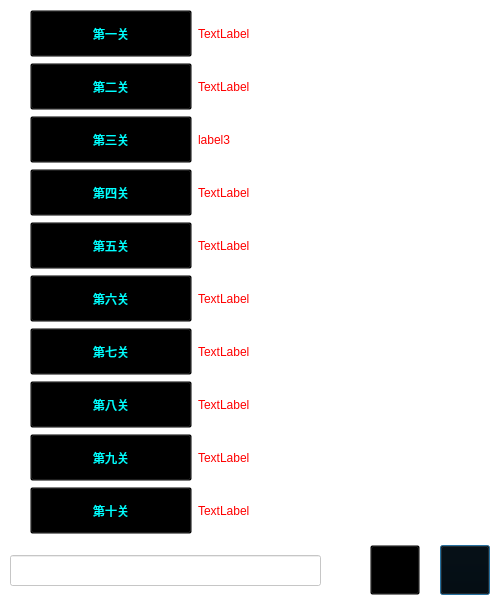
<?xml version="1.0" encoding="UTF-8"?>
<ui version="4.0">
 <class>StartDialog</class>
 <widget class="QDialog" name="StartDialog">
  <property name="geometry">
   <rect>
    <x>0</x>
    <y>0</y>
    <width>502</width>
    <height>602</height>
   </rect>
  </property>
  <property name="sizePolicy">
   <sizepolicy hsizetype="Fixed" vsizetype="Fixed">
    <horstretch>0</horstretch>
    <verstretch>0</verstretch>
   </sizepolicy>
  </property>
  <property name="windowTitle">
   <string>选择关卡</string>
  </property>
  <property name="styleSheet">
   <string notr="true">QDialog#StartDialog{
background-image: url(:/TestMode/startBack.jpg);}
QWidget{background-color: rgba(0, 0, 0, 0);}
QLabel{font: 75 24pt &quot;Adobe Arabic&quot;;
color: rgb(255, 0, 0);}
QPushButton{font: 75 24pt &quot;Adobe Arabic&quot;;
color: rgb(0, 255, 255);}
QPushButton:hover{font: 75 24pt &quot;Adobe Arabic&quot;;
color: rgb(255, 255, 0);}</string>
  </property>
  <widget class="QPushButton" name="okBtn">
   <property name="geometry">
    <rect>
     <x>440</x>
     <y>545</y>
     <width>50</width>
     <height>50</height>
    </rect>
   </property>
   <property name="toolTip">
    <string>退出</string>
   </property>
   <property name="whatsThis">
    <string>退出</string>
   </property>
   <property name="styleSheet">
    <string notr="true">QPushButton{border-image: url(:/TestMode/exit0.png);}
QPushButton:hover{
border-image: url(:/TestMode/exit1.png);}</string>
   </property>
   <property name="text">
    <string/>
   </property>
  </widget>
  <widget class="QWidget" name="gridLayoutWidget">
   <property name="geometry">
    <rect>
     <x>30</x>
     <y>10</y>
     <width>441</width>
     <height>527</height>
    </rect>
   </property>
   <layout class="QGridLayout" name="gridLayout" columnstretch="3,5">
    <property name="sizeConstraint">
     <enum>QLayout::SetFixedSize</enum>
    </property>
    <item row="5" column="0">
     <widget class="QPushButton" name="button6">
      <property name="sizePolicy">
       <sizepolicy hsizetype="Preferred" vsizetype="Preferred">
        <horstretch>0</horstretch>
        <verstretch>0</verstretch>
       </sizepolicy>
      </property>
      <property name="minimumSize">
       <size>
        <width>162</width>
        <height>47</height>
       </size>
      </property>
      <property name="toolTip">
       <string>开始第六关</string>
      </property>
      <property name="whatsThis">
       <string>开始第六关</string>
      </property>
      <property name="text">
       <string>第六关</string>
      </property>
     </widget>
    </item>
    <item row="6" column="0">
     <widget class="QPushButton" name="button7">
      <property name="sizePolicy">
       <sizepolicy hsizetype="Preferred" vsizetype="Preferred">
        <horstretch>0</horstretch>
        <verstretch>0</verstretch>
       </sizepolicy>
      </property>
      <property name="minimumSize">
       <size>
        <width>162</width>
        <height>47</height>
       </size>
      </property>
      <property name="toolTip">
       <string>开始第七关</string>
      </property>
      <property name="whatsThis">
       <string>开始第七关</string>
      </property>
      <property name="text">
       <string>第七关</string>
      </property>
     </widget>
    </item>
    <item row="1" column="0">
     <widget class="QPushButton" name="button2">
      <property name="sizePolicy">
       <sizepolicy hsizetype="Preferred" vsizetype="Preferred">
        <horstretch>0</horstretch>
        <verstretch>0</verstretch>
       </sizepolicy>
      </property>
      <property name="minimumSize">
       <size>
        <width>162</width>
        <height>47</height>
       </size>
      </property>
      <property name="toolTip">
       <string>开始第二关</string>
      </property>
      <property name="whatsThis">
       <string>开始第二关</string>
      </property>
      <property name="text">
       <string>第二关</string>
      </property>
     </widget>
    </item>
    <item row="2" column="0">
     <widget class="QPushButton" name="button3">
      <property name="sizePolicy">
       <sizepolicy hsizetype="Preferred" vsizetype="Preferred">
        <horstretch>0</horstretch>
        <verstretch>0</verstretch>
       </sizepolicy>
      </property>
      <property name="minimumSize">
       <size>
        <width>162</width>
        <height>47</height>
       </size>
      </property>
      <property name="toolTip">
       <string>开始第三关</string>
      </property>
      <property name="whatsThis">
       <string>开始第三关</string>
      </property>
      <property name="text">
       <string>第三关</string>
      </property>
     </widget>
    </item>
    <item row="8" column="0">
     <widget class="QPushButton" name="button9">
      <property name="sizePolicy">
       <sizepolicy hsizetype="Preferred" vsizetype="Preferred">
        <horstretch>0</horstretch>
        <verstretch>0</verstretch>
       </sizepolicy>
      </property>
      <property name="minimumSize">
       <size>
        <width>162</width>
        <height>47</height>
       </size>
      </property>
      <property name="toolTip">
       <string>开始第九关</string>
      </property>
      <property name="whatsThis">
       <string>开始第九关</string>
      </property>
      <property name="text">
       <string>第九关</string>
      </property>
     </widget>
    </item>
    <item row="7" column="0">
     <widget class="QPushButton" name="button8">
      <property name="sizePolicy">
       <sizepolicy hsizetype="Preferred" vsizetype="Preferred">
        <horstretch>0</horstretch>
        <verstretch>0</verstretch>
       </sizepolicy>
      </property>
      <property name="minimumSize">
       <size>
        <width>162</width>
        <height>47</height>
       </size>
      </property>
      <property name="toolTip">
       <string>开始第八关</string>
      </property>
      <property name="whatsThis">
       <string>开始第八关</string>
      </property>
      <property name="text">
       <string>第八关</string>
      </property>
     </widget>
    </item>
    <item row="9" column="0">
     <widget class="QPushButton" name="button10">
      <property name="sizePolicy">
       <sizepolicy hsizetype="Preferred" vsizetype="Preferred">
        <horstretch>0</horstretch>
        <verstretch>0</verstretch>
       </sizepolicy>
      </property>
      <property name="minimumSize">
       <size>
        <width>162</width>
        <height>47</height>
       </size>
      </property>
      <property name="toolTip">
       <string>开始第十关</string>
      </property>
      <property name="whatsThis">
       <string>开始第十关</string>
      </property>
      <property name="text">
       <string>第十关</string>
      </property>
     </widget>
    </item>
    <item row="3" column="0">
     <widget class="QPushButton" name="button4">
      <property name="sizePolicy">
       <sizepolicy hsizetype="Preferred" vsizetype="Preferred">
        <horstretch>0</horstretch>
        <verstretch>0</verstretch>
       </sizepolicy>
      </property>
      <property name="minimumSize">
       <size>
        <width>162</width>
        <height>47</height>
       </size>
      </property>
      <property name="toolTip">
       <string>开始第四关</string>
      </property>
      <property name="whatsThis">
       <string>开始第四关</string>
      </property>
      <property name="text">
       <string>第四关</string>
      </property>
     </widget>
    </item>
    <item row="0" column="0">
     <widget class="QPushButton" name="button1">
      <property name="sizePolicy">
       <sizepolicy hsizetype="Preferred" vsizetype="Preferred">
        <horstretch>0</horstretch>
        <verstretch>0</verstretch>
       </sizepolicy>
      </property>
      <property name="minimumSize">
       <size>
        <width>162</width>
        <height>47</height>
       </size>
      </property>
      <property name="toolTip">
       <string>开始第一关</string>
      </property>
      <property name="whatsThis">
       <string>开始第一关</string>
      </property>
      <property name="text">
       <string>第一关</string>
      </property>
     </widget>
    </item>
    <item row="4" column="0">
     <widget class="QPushButton" name="button5">
      <property name="sizePolicy">
       <sizepolicy hsizetype="Preferred" vsizetype="Preferred">
        <horstretch>0</horstretch>
        <verstretch>0</verstretch>
       </sizepolicy>
      </property>
      <property name="minimumSize">
       <size>
        <width>162</width>
        <height>47</height>
       </size>
      </property>
      <property name="toolTip">
       <string>开始第五关</string>
      </property>
      <property name="whatsThis">
       <string>开始第五关</string>
      </property>
      <property name="text">
       <string>第五关</string>
      </property>
     </widget>
    </item>
    <item row="1" column="1">
     <widget class="QLabel" name="label2">
      <property name="text">
       <string>TextLabel</string>
      </property>
     </widget>
    </item>
    <item row="0" column="1">
     <widget class="QLabel" name="label1">
      <property name="text">
       <string>TextLabel</string>
      </property>
     </widget>
    </item>
    <item row="3" column="1">
     <widget class="QLabel" name="label4">
      <property name="text">
       <string>TextLabel</string>
      </property>
     </widget>
    </item>
    <item row="4" column="1">
     <widget class="QLabel" name="label5">
      <property name="text">
       <string>TextLabel</string>
      </property>
     </widget>
    </item>
    <item row="2" column="1">
     <widget class="QLabel" name="label3">
      <property name="text">
       <string>label3</string>
      </property>
     </widget>
    </item>
    <item row="7" column="1">
     <widget class="QLabel" name="label8">
      <property name="text">
       <string>TextLabel</string>
      </property>
     </widget>
    </item>
    <item row="6" column="1">
     <widget class="QLabel" name="label7">
      <property name="text">
       <string>TextLabel</string>
      </property>
     </widget>
    </item>
    <item row="5" column="1">
     <widget class="QLabel" name="label6">
      <property name="text">
       <string>TextLabel</string>
      </property>
     </widget>
    </item>
    <item row="9" column="1">
     <widget class="QLabel" name="label10">
      <property name="text">
       <string>TextLabel</string>
      </property>
     </widget>
    </item>
    <item row="8" column="1">
     <widget class="QLabel" name="label9">
      <property name="text">
       <string>TextLabel</string>
      </property>
     </widget>
    </item>
   </layout>
  </widget>
  <widget class="QPushButton" name="loadAiBtn">
   <property name="geometry">
    <rect>
     <x>370</x>
     <y>545</y>
     <width>50</width>
     <height>50</height>
    </rect>
   </property>
   <property name="toolTip">
    <string>载入AI</string>
   </property>
   <property name="whatsThis">
    <string>载入AI</string>
   </property>
   <property name="styleSheet">
    <string notr="true">QPushButton{
border-image: url(:/TestMode/openAi0.png);}
QPushButton:hover{
border-image: url(:/TestMode/openAi1.png);}</string>
   </property>
   <property name="text">
    <string/>
   </property>
  </widget>
  <widget class="QLineEdit" name="aiPathEdit">
   <property name="geometry">
    <rect>
     <x>10</x>
     <y>555</y>
     <width>311</width>
     <height>31</height>
    </rect>
   </property>
   <property name="styleSheet">
    <string notr="true">background-color: rgb(255, 255, 255, 200);</string>
   </property>
  </widget>
 </widget>
 <resources>
  <include location="test_TestMode.qrc"/>
 </resources>
 <connections/>
</ui>
